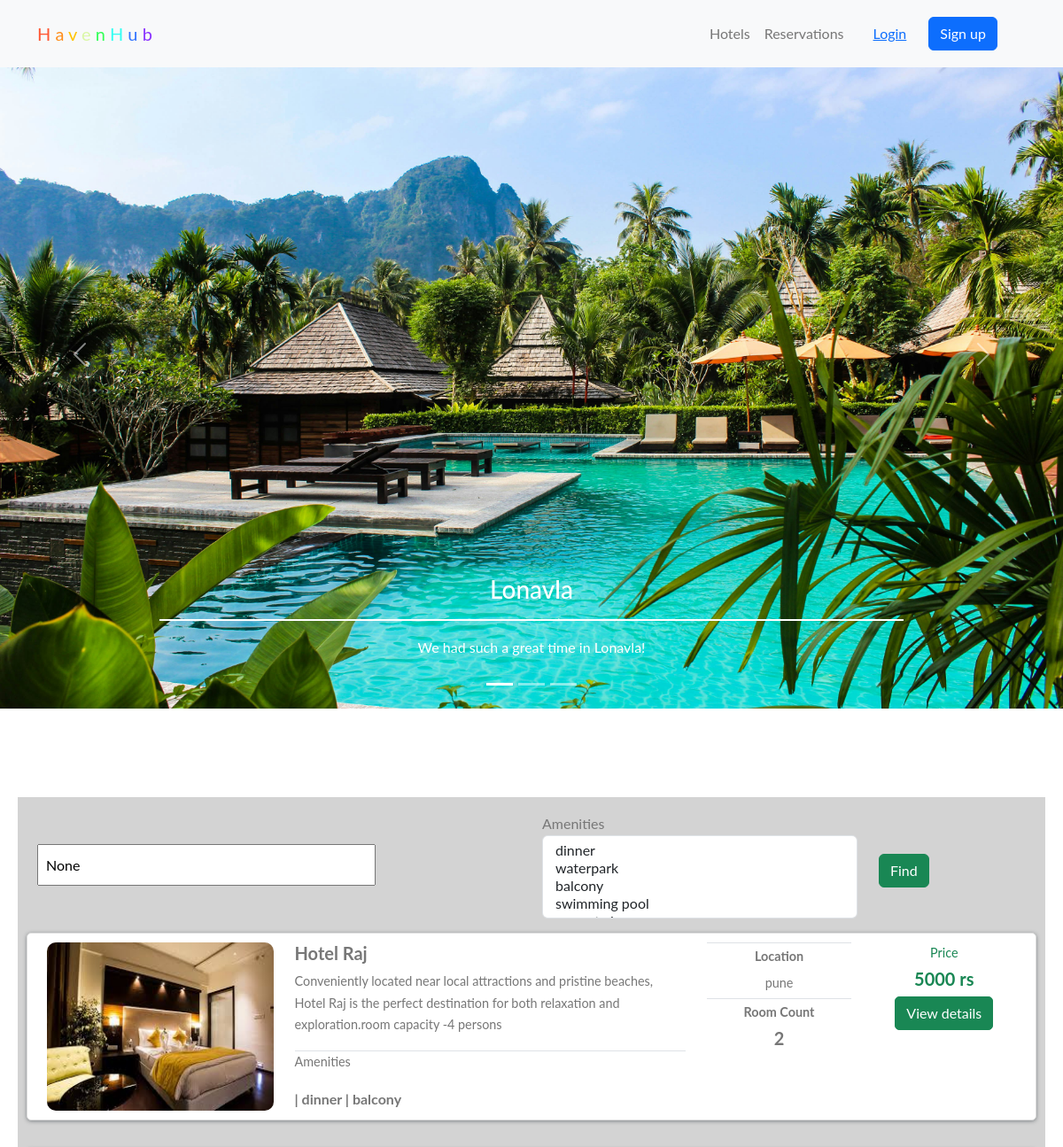
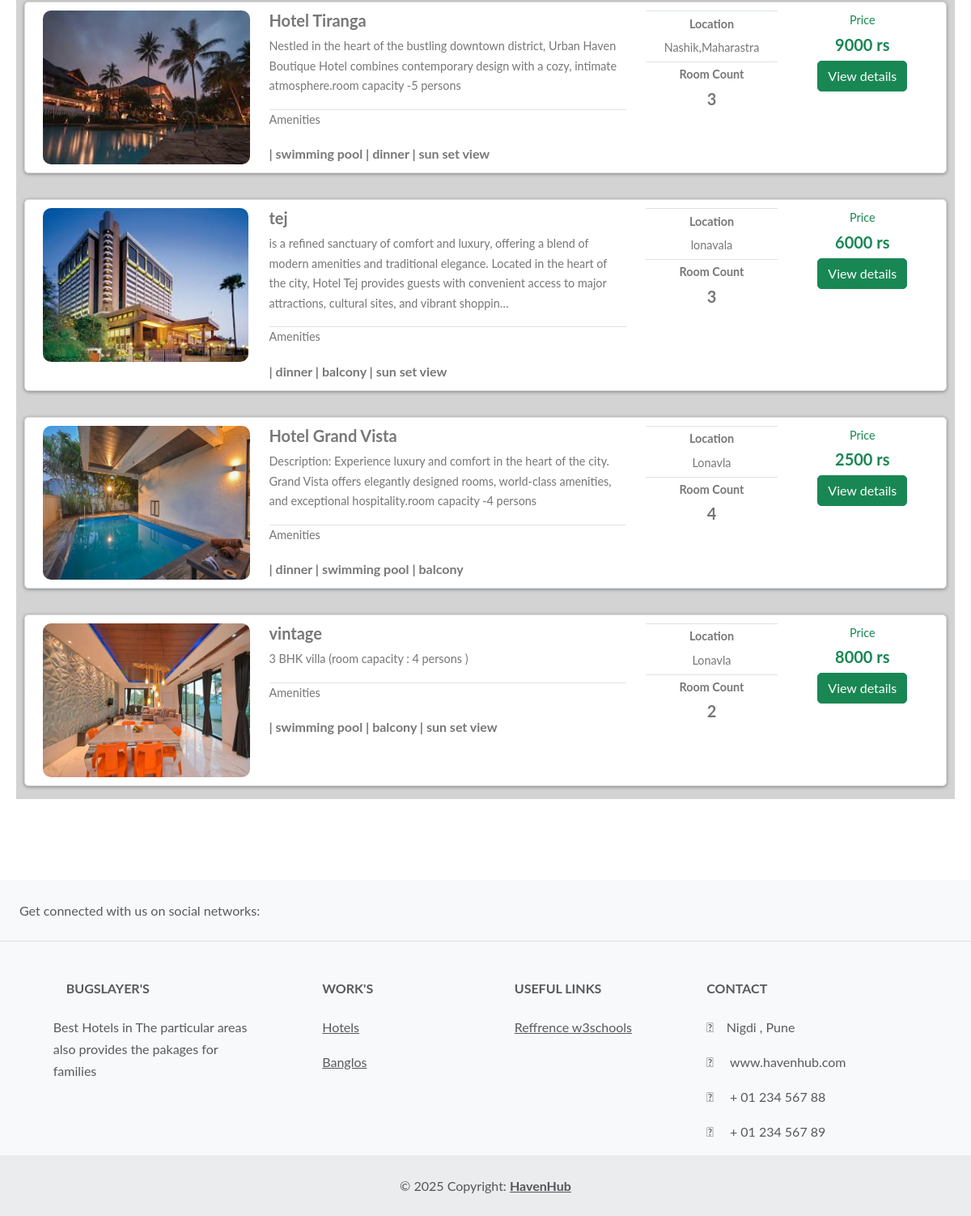
The page / on the database its author committed (2 pictures, top to bottom).
### home/models.py (models this page shows, shortened)
class BaseModel(models.Model):
    uid=models.UUIDField(default=uuid.uuid4,editable=False,primary_key=True)
    created_at=models.DateField(auto_now_add=True)
    updated_at=models.DateField(auto_now_add=True)
    class Meta:
        abstract = True

class Hotel(BaseModel):
    hotel_name=models.CharField(max_length=100)
    hotel_price=models.IntegerField()
    description=models.TextField()
    place=models.TextField()
    amenities=models.ManyToManyField(Amenities)
    room_count=models.IntegerField(default=10)

class hotelimages(BaseModel):
    hotel=models.ForeignKey(Hotel,related_name="hotel_images",on_delete=models.CASCADE)
    images = models.ImageField(upload_to = "hotels")

class Amenities(BaseModel):
    amenity_name=models.CharField(max_length=100)

### home/views.py (the view)
# urls.py: path('',views.index,name="index" ),
def index(request):
    amenities_objs = Amenities.objects.all()
    hotel_objs = Hotel.objects.all()
    search=request.GET.get('search')
    amenities=request.GET.getlist('amenities')
    if search:
        hotel_objs=hotel_objs.filter(
            Q(hotel_name__icontains=search)|
            Q(description__icontains=search))
    if len(amenities):
        hotel_objs=hotel_objs.filter(amenities__amenity_name__in = amenities).distinct()
    contex = {'amenities_objs' : amenities_objs,'hotel_objs':hotel_objs,'search':search,'amenities':amenities}
    return render(request,'index.html',contex)

### templates/index.html (shortened to what this page needs)
{% extends "layouts/struct.html" %}
{% block content%}
<nav class="navbar navbar-expand-lg navbar-light bg-body-tertiary pt-3 pb-3 fixed-top" >
  <div class="container">
    <a class="navbar-brand me-2" href="{% url 'index' %}">
      <span class="multicolor">
        <span style="color: #FF5733;">H</span>
        <span style="color: #FF8D1A;">a</span>
        <span style="color: #FFC300;">v</span>
        <span style="color: #DAF7A6;">e</span>
        <span style="color: #33FF57;">n</span>
        <span style="color: #33FFF3;">H</span>
        <span style="color: #3375FF;">u</span>
        <span style="color: #8A33FF;">b</span>
      </span>
    </a>
    <div class="d-flex align-items-center px-3">
        <a class="nav-link" href="#section1">Hotels</a>
          <a class="nav-link px-3" href="{% url 'reservation' %}">Reservations</a>
    <div class="d-flex align-items-center">
      {% if request.user.is_authenticated %}
        <span class="me-3 px-3">{{ request.user.username }}</span>
        <a data-mdb-ripple-init class="btn btn-dark px-3" href="{% url 'logout' %}" role="button">
          Logout
        </a>
      {% else %}
          <a href="{% url 'login' %}" class="btn btn-link px-3 me-2">Login</a>
          <a href="{% url 'register' %}" class="btn btn-primary me-3">Sign up</a>
      {% endif %}
    </div>
  </div>
</div>
</nav>
<div id="demo" class="carousel slide" data-bs-ride="carousel">
  <div class="carousel-indicators">
    <button type="button" data-bs-target="#demo" data-bs-slide-to="0" class="active"></button>
    <button type="button" data-bs-target="#demo" data-bs-slide-to="1"></button>
    <button type="button" data-bs-target="#demo" data-bs-slide-to="2"></button>
  </div>
  <div class="carousel-inner">
    <div class="carousel-item active">
      <img src="/static/images/cimg1.jpg" alt="Los Angeles" class="d-block" style="width:100%">
      <div class="carousel-caption">
        <h3>Lonavla</h3>
        <p>We had such a great time in Lonavla!</p>
      </div>
    </div>
  </div>
  <button class="carousel-control-prev" type="button" data-bs-target="#demo" data-bs-slide="prev">
    <span class="carousel-control-prev-icon"></span>
  </button>
  <button class="carousel-control-next" type="button" data-bs-target="#demo" data-bs-slide="next">
    <span class="carousel-control-next-icon"></span>
  </button>
</div>
<div id="section1" class="container-fluid" style="padding:100px 20px;">
  <section class="search-container">
    <div class="container">
      <div class="row">
        <div class="">
          <div class="row mt-3">
            <div class="col-md-6 align-self-center">
              <form method="GET" action="">
                <input type="text" value="{{search}}" name="search" class="form-inline search-bar" style="width: 70%; padding: 8px;">
            </div>
            <div class="col-md-6">
              <div class="row form-group form-inline">
                <div class="col-md-8">
                  <label for="activities">Amenities</label>
                  <select name="amenities" id="activities" class="form-control" multiple>
                    {% for amenities_objs in amenities_objs %}
                    <option {% if amenities_objs.amenity_name in amenities %} selected {% endif %} value="{{ amenities_objs.amenity_name }}">{{ amenities_objs.amenity_name }}</option>
                    {% endfor %}
                  </select>
                </div>
                <div class="col-md-4 mt-5">
                  <button type="submit" class="btn btn-success">Find</button>
                </div>
              </div>
            </div>
          </div>
        </div>
        {% for hotel_obj in hotel_objs %}
        <div class="row search-card-result mb-3" style="border: 1px solid #ddd; border-radius: 5px; padding: 10px;">
          <div class="col-md-3">
            <a href="/hotel-detail/{{hotel_obj.uid}}">
              <img class="img-fluid" src="/media/{{hotel_obj.hotel_images.first.images}}" alt="Card image cap" style="border-radius: 10px;">
            </a>
          </div>
          <div class="col-md-5">
            <h5>{{hotel_obj.hotel_name}}</h5>
            <p>{{hotel_obj.description|truncatechars:250}}</p>
            <p class="border-top additional">Amenities</p>
            {% for amt in hotel_obj.amenities.all %}
            <b>| {{amt.amenity_name }} </b>
            {% endfor %}
          </div>
          <div class="col-md-2 border-left text-center more-offers">
            <p class="border-top additional">Location</p>
            <p>{{hotel_obj.place}}</p>
            <p class="border-top additional">Room Count</p>
            <h5>{{hotel_obj.room_count}}</h5>
          </div>
          <div class="col-md-2 border-left text-center more-offers">
            <div class="text-success">
              <p>Price</p>
              <h5>{{hotel_obj.hotel_price}} rs</h5>
            </div>
            <a href="/hotel-detail/{{hotel_obj.uid}}">
              <div class="btn btn-success" style="border-radius: 5px;">View details</div>
            </a>
          </div>
        </div>
        {% endfor %}
      </div>
    </div>
  </section>
</div>
{% include "layouts/footer.html" %}
{% endblock %}

### templates/layouts/struct.html (shortened to what this page needs)
<!doctype html>
<html lang="en">
  <head>
    <link rel="stylesheet" href="https://cdnjs.cloudflare.com/ajax/libs/font-awesome/4.7.0/css/font-awesome.min.css">
    <link href="https://cdn.jsdelivr.net/npm/bootstrap@5.3.3/dist/css/bootstrap.min.css" rel="stylesheet">
  </head>
  <body>
{% block content %}
{% endblock %}
</body>
</html>

### templates/layouts/footer.html (shortened to what this page needs)
<footer class="text-center text-lg-start bg-body-tertiary text-muted">
    <section class="d-flex justify-content-center justify-content-lg-between p-4 border-bottom">
      <div class="me-5 d-none d-lg-block">
        <span>Get connected with us on social networks:</span>
      </div>
    </section>
    <section class="">
      <div class="container text-center text-md-start mt-5">
        <div class="row mt-3">
          <div class="col-md-3 col-lg-4 col-xl-3 mx-auto mb-4">
            <h6 class="text-uppercase fw-bold mb-4">
              BugSlayer's
            </h6>
            <p>
              Best Hotels in The particular areas also provides the pakages for families
            </p>
          </div>
          <div class="col-md-2 col-lg-2 col-xl-2 mx-auto mb-4">
            <h6 class="text-uppercase fw-bold mb-4">
              Work's
            </h6>
            <p>
              <a href="#!" class="text-reset">Hotels</a>
            </p>
            <p>
              <a href="#!" class="text-reset">Banglos</a>
            </p>
          </div>
          <div class="col-md-3 col-lg-2 col-xl-2 mx-auto mb-4">
            <h6 class="text-uppercase fw-bold mb-4">
              Useful links
            </h6>
            <p>
              <a href="https://www.w3schools.com/bootstrap5/" class="text-reset">Reffrence w3schools</a>
            </p>
          </div>
          <div class="col-md-4 col-lg-3 col-xl-3 mx-auto mb-md-0 mb-4">
            <h6 class="text-uppercase fw-bold mb-4">Contact</h6>
            <p><i class="fas fa-home me-3"></i>Nigdi , Pune</p>
            <p>
              <i class="fas fa-envelope me-3"></i>
             www.havenhub.com
            </p>
            <p><i class="fas fa-phone me-3"></i> + 01 234 567 88</p>
            <p><i class="fas fa-print me-3"></i> + 01 234 567 89</p>
          </div>
        </div>
      </div>
    </section>
    <div class="text-center p-4" style="background-color: rgba(0, 0, 0, 0.05);">
      © 2025 Copyright:
      <a class="text-reset fw-bold" href="">HavenHub</a>
    </div>
  </footer>

### templates/index.html (style rules this page uses)
body { font-family: "Lato", Arial, sans-serif; font-weight: 400; font-size: 16px; line-height: 1.7; background: #fff; color: #777; }
nav { margin-bottom: 1rem; }
nav a { color: white; -webkit-transition: 0.5s; -o-transition: 0.5s; transition: 0.5s; }
#process h2, h3 { border-bottom: 2px solid #fff; color: #fff; margin: 1rem 0; padding: 0 0 1rem 0; }
.search-container { background: #d3d3d3; }
.search-card-result { box-shadow: 0px 1px 4px rgba(41, 51, 57, 0.5); margin: 1rem 0; padding: 0.5rem 0; background-color: #fff; }
.search-card-result img { height: 190px; }
.search-card-result h5 { font-style: 1.1rem; font-weight: 700; }
.search-card-result p { font-size: 0.9rem; }
.search-card-result .more-offers p { margin-bottom: 0.3rem; }
.more-offers .additional { padding-top: 0.2rem; font-weight: 700; }

### rows shown on the page
Hotel: hotel_images.first.images (picture), hotel_name "Hotel Raj", description "Conveniently located near local attractions and pristine beaches, Hotel Raj is the perfect destination for both relaxation and exploration.room capacity -4 persons", place "pune", room_count "2", hotel_price "5000"
Amenities: amenity_name "dinner"
Amenities: amenity_name "balcony"
Hotel: hotel_images.first.images (picture), hotel_name "Hotel Tiranga", description "Nestled in the heart of the bustling downtown district, Urban Haven Boutique Hotel combines contemporary design with a cozy, intimate atmosphere.room capacity -5 persons", place "Nashik,Maharastra", room_count "3", hotel_price "9000"
Amenities: amenity_name "swimming pool"
Amenities: amenity_name "dinner"
Amenities: amenity_name "sun set view"
Hotel: hotel_images.first.images (picture), hotel_name "tej", description "is a refined sanctuary of comfort and luxury, offering a blend of modern amenities and traditional elegance. Located in the heart of the city, Hotel Tej provides guests with convenient access to major attractions, cultural sites, and vibrant shoppin…", place "lonavala", room_count "3", hotel_price "6000"
Hotel: hotel_images.first.images (picture), hotel_name "Hotel Grand Vista", description "Description: Experience luxury and comfort in the heart of the city. Grand Vista offers elegantly designed rooms, world-class amenities, and exceptional hospitality.room capacity -4 persons", place "Lonavla", room_count "4", hotel_price "2500"
Hotel: hotel_images.first.images (picture), hotel_name "vintage", description "3 BHK villa (room capacity : 4 persons )", place "Lonavla", room_count "2", hotel_price "8000"
